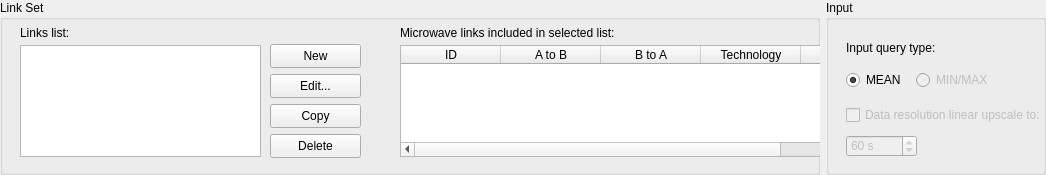
         <widget class="QWidget" name="widgetLinksetInput" native="true">
          <property name="maximumSize">
           <size>
            <width>16777215</width>
            <height>175</height>
           </size>
          </property>
          <layout class="QHBoxLayout" name="horizontalLayout_4">
           <property name="leftMargin">
            <number>0</number>
           </property>
           <property name="topMargin">
            <number>0</number>
           </property>
           <property name="rightMargin">
            <number>0</number>
           </property>
           <property name="bottomMargin">
            <number>0</number>
           </property>
           <item>
            <widget class="QGroupBox" name="groupLinkset">
             <property name="sizePolicy">
              <sizepolicy hsizetype="Expanding" vsizetype="Fixed">
               <horstretch>0</horstretch>
               <verstretch>0</verstretch>
              </sizepolicy>
             </property>
             <property name="minimumSize">
              <size>
               <width>820</width>
               <height>175</height>
              </size>
             </property>
             <property name="maximumSize">
              <size>
               <width>16777215</width>
               <height>16777215</height>
              </size>
             </property>
             <property name="title">
              <string>Link Set</string>
             </property>
             <widget class="QLabel" name="label_5">
              <property name="geometry">
               <rect>
                <x>20</x>
                <y>25</y>
                <width>241</width>
                <height>16</height>
               </rect>
              </property>
              <property name="text">
               <string>Links list:</string>
              </property>
             </widget>
             <widget class="QPushButton" name="buttLstNew">
              <property name="geometry">
               <rect>
                <x>270</x>
                <y>44</y>
                <width>91</width>
                <height>24</height>
               </rect>
              </property>
              <property name="text">
               <string>New</string>
              </property>
             </widget>
             <widget class="QPushButton" name="buttLstEdit">
              <property name="geometry">
               <rect>
                <x>270</x>
                <y>74</y>
                <width>91</width>
                <height>24</height>
               </rect>
              </property>
              <property name="text">
               <string>Edit...</string>
              </property>
             </widget>
             <widget class="QPushButton" name="buttLstCopy">
              <property name="geometry">
               <rect>
                <x>270</x>
                <y>104</y>
                <width>91</width>
                <height>24</height>
               </rect>
              </property>
              <property name="text">
               <string>Copy</string>
              </property>
             </widget>
             <widget class="QPushButton" name="buttLstDel">
              <property name="geometry">
               <rect>
                <x>270</x>
                <y>134</y>
                <width>91</width>
                <height>24</height>
               </rect>
              </property>
              <property name="text">
               <string>Delete</string>
              </property>
             </widget>
             <widget class="QLabel" name="label_6">
              <property name="geometry">
               <rect>
                <x>400</x>
                <y>25</y>
                <width>241</width>
                <height>16</height>
               </rect>
              </property>
              <property name="text">
               <string>Microwave links included in selected list:</string>
              </property>
             </widget>
             <widget class="QListWidget" name="listLists">
              <property name="geometry">
               <rect>
                <x>20</x>
                <y>45</y>
                <width>241</width>
                <height>112</height>
               </rect>
              </property>
             </widget>
             <widget class="QTableWidget" name="tableSelection">
              <property name="geometry">
               <rect>
                <x>400</x>
                <y>45</y>
                <width>542</width>
                <height>112</height>
               </rect>
              </property>
              <attribute name="horizontalHeaderDefaultSectionSize">
               <number>100</number>
              </attribute>
              <attribute name="horizontalHeaderMinimumSectionSize">
               <number>40</number>
              </attribute>
              <attribute name="verticalHeaderDefaultSectionSize">
               <number>10</number>
              </attribute>
              <attribute name="verticalHeaderMinimumSectionSize">
               <number>10</number>
              </attribute>
              <column>
               <property name="text">
                <string>ID</string>
               </property>
              </column>
              <column>
               <property name="text">
                <string>A to B</string>
               </property>
              </column>
              <column>
               <property name="text">
                <string>B to A</string>
               </property>
              </column>
              <column>
               <property name="text">
                <string>Technology</string>
               </property>
              </column>
              <column>
               <property name="text">
                <string>Band (GHz)</string>
               </property>
              </column>
              <column>
               <property name="text">
                <string>Length (km)</string>
               </property>
              </column>
              <column>
               <property name="text">
                <string>Link Name</string>
               </property>
              </column>
             </widget>
            </widget>
           </item>
           <item>
            <widget class="QGroupBox" name="groupBox">
             <property name="sizePolicy">
              <sizepolicy hsizetype="Expanding" vsizetype="Expanding">
               <horstretch>0</horstretch>
               <verstretch>0</verstretch>
              </sizepolicy>
             </property>
             <property name="minimumSize">
              <size>
               <width>220</width>
               <height>175</height>
              </size>
             </property>
             <property name="maximumSize">
              <size>
               <width>250</width>
               <height>175</height>
              </size>
             </property>
             <property name="title">
              <string>Input</string>
             </property>
             <widget class="QRadioButton" name="radioButton_2">
              <property name="enabled">
               <bool>false</bool>
              </property>
              <property name="geometry">
               <rect>
                <x>90</x>
                <y>70</y>
                <width>81</width>
                <height>20</height>
               </rect>
              </property>
              <property name="text">
               <string>MIN/MAX</string>
              </property>
             </widget>
             <widget class="QLabel" name="label_8">
              <property name="geometry">
               <rect>
                <x>20</x>
                <y>40</y>
                <width>91</width>
                <height>16</height>
               </rect>
              </property>
              <property name="text">
               <string>Input query type:</string>
              </property>
             </widget>
             <widget class="QRadioButton" name="radioButton">
              <property name="geometry">
               <rect>
                <x>20</x>
                <y>70</y>
                <width>61</width>
                <height>20</height>
               </rect>
              </property>
              <property name="text">
               <string>MEAN</string>
              </property>
              <property name="checked">
               <bool>true</bool>
              </property>
             </widget>
             <widget class="QCheckBox" name="checkBox">
              <property name="enabled">
               <bool>false</bool>
              </property>
              <property name="geometry">
               <rect>
                <x>20</x>
                <y>105</y>
                <width>221</width>
                <height>20</height>
               </rect>
              </property>
              <property name="text">
               <string>Data resolution linear upscale to:</string>
              </property>
              <property name="checked">
               <bool>false</bool>
              </property>
             </widget>
             <widget class="QSpinBox" name="spinTimestep_2">
              <property name="enabled">
               <bool>false</bool>
              </property>
              <property name="geometry">
               <rect>
                <x>20</x>
                <y>135</y>
                <width>71</width>
                <height>22</height>
               </rect>
              </property>
              <property name="toolTip">
               <string/>
              </property>
              <property name="wrapping">
               <bool>false</bool>
              </property>
              <property name="suffix">
               <string> s</string>
              </property>
              <property name="prefix">
               <string/>
              </property>
              <property name="minimum">
               <number>10</number>
              </property>
              <property name="maximum">
               <number>3600</number>
              </property>
              <property name="value">
               <number>60</number>
              </property>
             </widget>
            </widget>
           </item>
          </layout>
         </widget>
